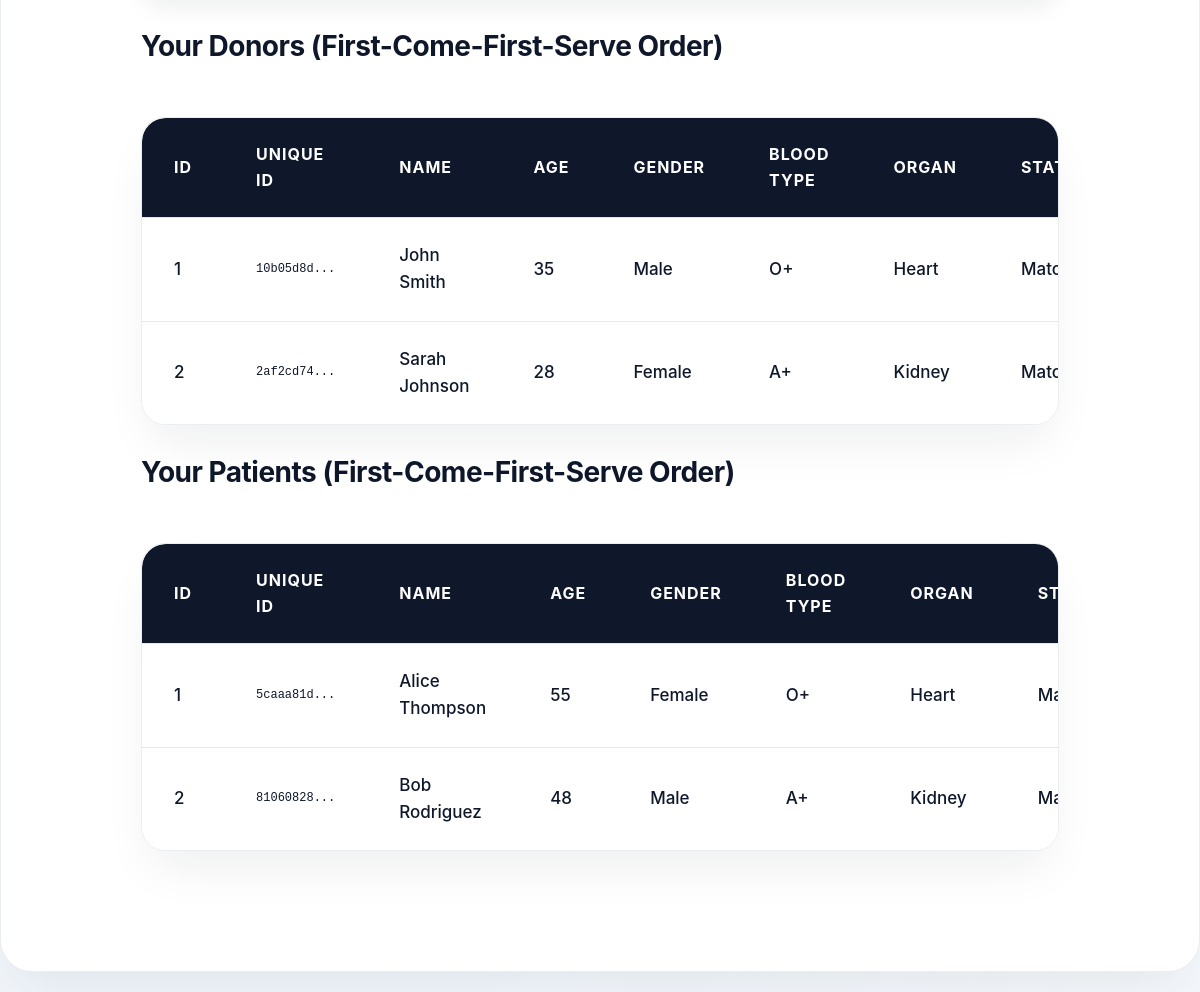
Page /hospital_dashboard (signed in, lower part) on the earlier database version.
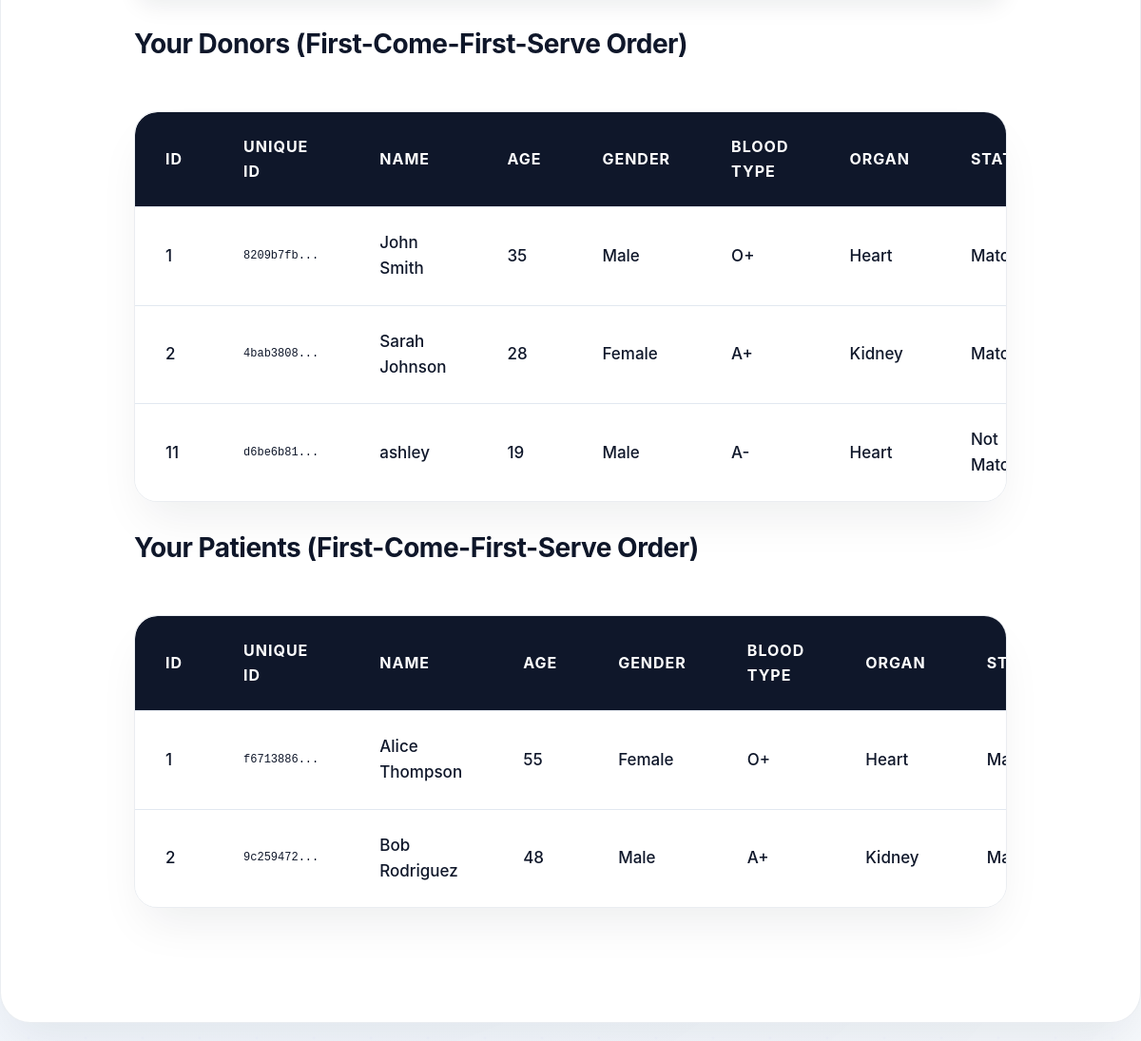
Same page on the later database version.
### tables this page shows
CREATE TABLE donor (
        id INTEGER PRIMARY KEY AUTOINCREMENT,
        unique_id TEXT UNIQUE,
        hospital_id INTEGER,
        name TEXT,
        age INTEGER,
        gender TEXT,
        blood_type TEXT,
        organ TEXT,
        status TEXT DEFAULT 'Not Matched',
        registration_date TEXT DEFAULT CURRENT_TIMESTAMP,
        FOREIGN KEY (hospital_id) REFERENCES hospital(id)
    );

CREATE TABLE patient (
        id INTEGER PRIMARY KEY AUTOINCREMENT,
        unique_id TEXT UNIQUE,
        hospital_id INTEGER,
        name TEXT,
        age INTEGER,
        gender TEXT,
        blood_type TEXT,
        organ TEXT,
        status TEXT DEFAULT 'Not Matched',
        registration_date TEXT DEFAULT CURRENT_TIMESTAMP,
        FOREIGN KEY (hospital_id) REFERENCES hospital(id)
    );

### server/app.py (the view)
@app.route('/hospital_dashboard')
def hospital_dashboard():
    if 'hospital' not in session:
        return redirect('/login')
    hospital_id = session['hospital']
    hospital_name = session.get('hospital_name')
    hospital_email = session.get('hospital_email')
    hospital_location = session.get('hospital_location')
    conn = sqlite3.connect(DB)
    c = conn.cursor()
    try:
        c.execute("SELECT id, unique_id, name, age, gender, blood_type, organ, status, registration_date FROM donor WHERE hospital_id=? ORDER BY registration_date ASC", (hospital_id,))
        donors = c.fetchall()
        c.execute("SELECT id, unique_id, name, age, gender, blood_type, organ, status, registration_date FROM patient WHERE hospital_id=? ORDER BY registration_date ASC", (hospital_id,))
        patients = c.fetchall()
    except sqlite3.OperationalError:
        c.execute("SELECT id, name, age, gender, blood_type, organ, status FROM donor WHERE hospital_id=?", (hospital_id,))
        old_donors = c.fetchall()
        donors = [(d[0], 'N/A', d[1], d[2], d[3], d[4], d[5], d[6], 'N/A') for d in old_donors]
        c.execute("SELECT id, name, age, gender, blood_type, organ, status FROM patient WHERE hospital_id=?", (hospital_id,))
        old_patients = c.fetchall()
        patients = [(p[0], 'N/A', p[1], p[2], p[3], p[4], p[5], p[6], 'N/A') for p in old_patients]
    conn.close()
    return render_template('hospital_login.html', hospital_name=hospital_name, hospital_email=hospital_email, hospital_location=hospital_location, donors=donors, patients=patients)

### client/templates/hospital_login.html (shortened to what this page needs)
<!DOCTYPE html>
<html>
<head>
    <link rel="stylesheet" href="../static/style.css">
</head>
<body>
<div class="container container-wide">
    <br>
    <h3>Your Donors (First-Come-First-Serve Order)</h3>
    <div class="table-container">
        <table>
            <thead>
                <tr>
                    <th>ID</th>
                    <th>Unique ID</th>
                    <th>Name</th>
                    <th>Age</th>
                    <th>Gender</th>
                    <th>Blood Type</th>
                    <th>Organ</th>
                    <th>Status</th>
                </tr>
            </thead>
            <tbody>
                {% for d in donors %}
                <tr>
                    <td>{{ d[0] }}</td>
                    <td style="font-family: 'Courier New', monospace; font-size: 12px;">{{ d[1][:8] }}...</td>
                    <td>{{ d[2] }}</td>
                    <td>{{ d[3] }}</td>
                    <td>{{ d[4] }}</td>
                    <td>{{ d[5] }}</td>
                    <td>{{ d[6] }}</td>
                    <td>{{ d[7] }}</td>
                </tr>
                {% endfor %}
            </tbody>
        </table>
    </div>
    <br>
    <h3>Your Patients (First-Come-First-Serve Order)</h3>
    <div class="table-container">
        <table>
            <thead>
                <tr>
                    <th>ID</th>
                    <th>Unique ID</th>
                    <th>Name</th>
                    <th>Age</th>
                    <th>Gender</th>
                    <th>Blood Type</th>
                    <th>Organ</th>
                    <th>Status</th>
                </tr>
            </thead>
            <tbody>
                {% for p in patients %}
                <tr>
                    <td>{{ p[0] }}</td>
                    <td style="font-family: 'Courier New', monospace; font-size: 12px;">{{ p[1][:8] }}...</td>
                    <td>{{ p[2] }}</td>
                    <td>{{ p[3] }}</td>
                    <td>{{ p[4] }}</td>
                    <td>{{ p[5] }}</td>
                    <td>{{ p[6] }}</td>
                    <td>{{ p[7] }}</td>
                </tr>
                {% endfor %}
            </tbody>
        </table>
    </div>
</div>
</body>
</html>

Differences in the rows shown:
changed donor "John Smith": d "10b05d8d" → "8209b7fb"
changed donor "Sarah Johnson": d "2af2cd74" → "4bab3808"
added donor: id "11", d "d6be6b81", name "ashley", age "19", gender "Male", blood_type "A-", organ "Heart", status "Not…"
changed patient "Alice Thompson": p "5caaa81d" → "f6713886"
changed patient "Bob Rodriguez": p "81060828" → "9c259472"
